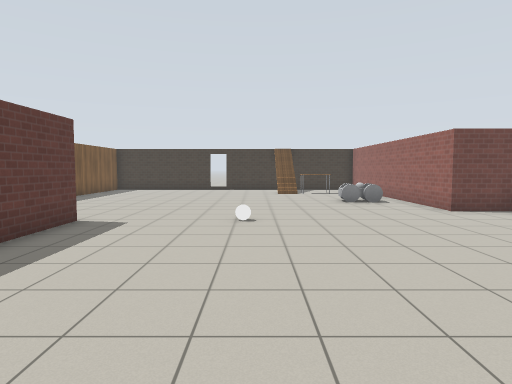
[1] (above)

21 first-person views from a walk through a world built for the Gazebo simulator. The camera is 1.3 m above the floor, tilts 4° down and sees 75° across. The lines on the ground mark 1 m squares. The floor is counted in squares, 1 m on a side. Each view is taken from the middle of a square. On the plan, view 1 faces up. The plan holds only what a view shows up to about 14 squares ahead; the rest is blank. Gazebo's built-in surfaces are drawn with simple patterns. Some surface patterns are stand-ins.

[2]
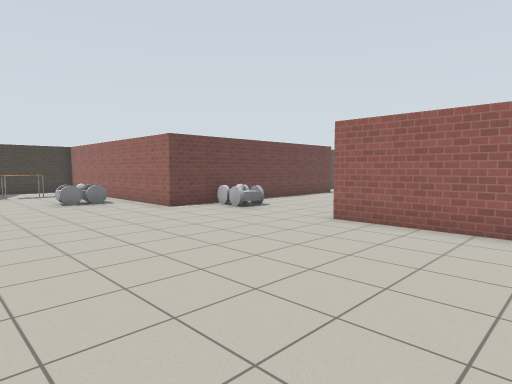

[3]
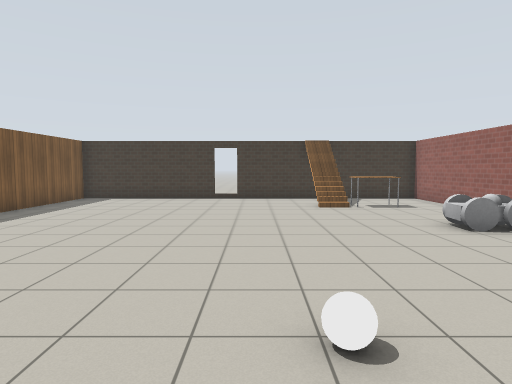

[4]
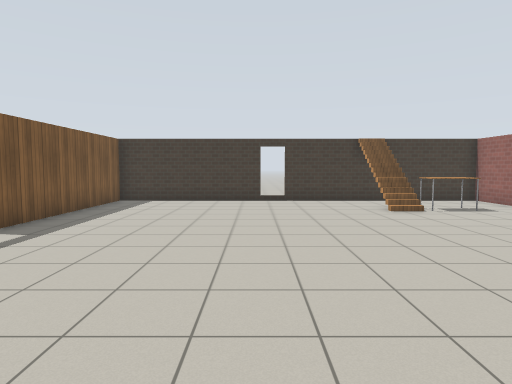

[5]
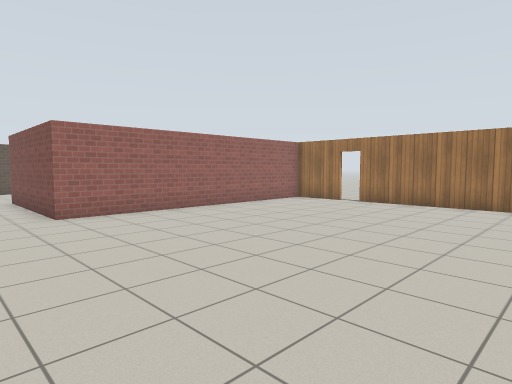

[6]
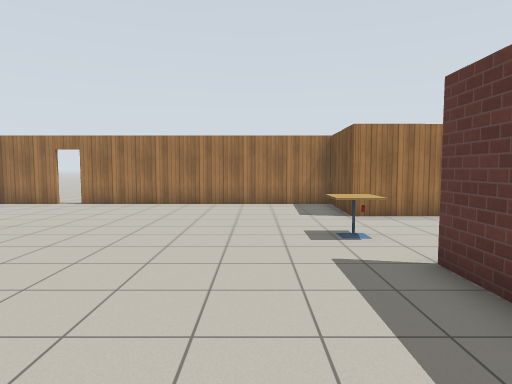

[7]
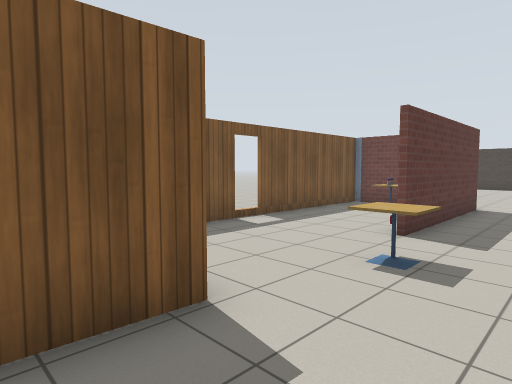

[8]
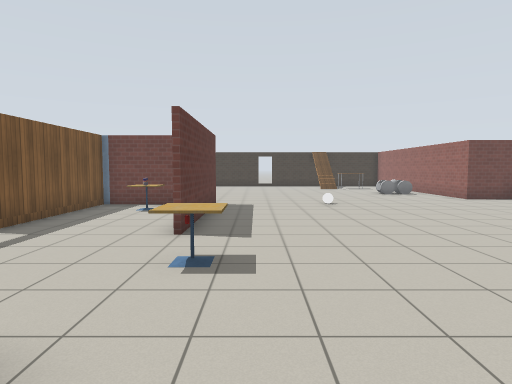

[9]
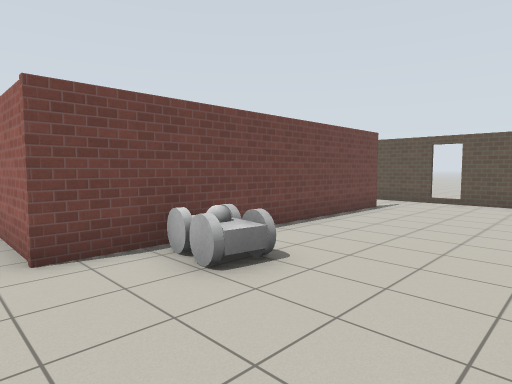

[10]
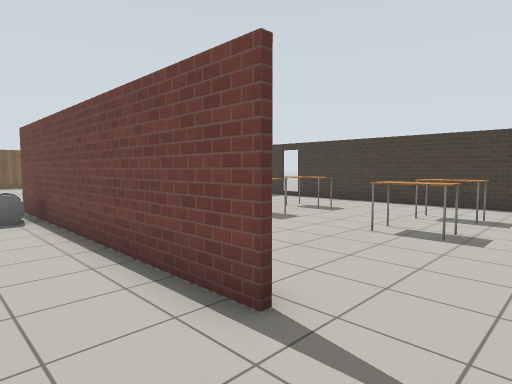

[11]
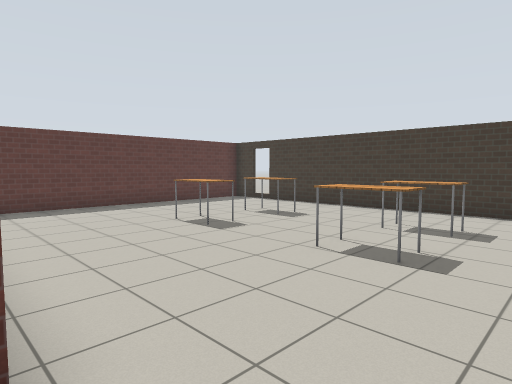

[12]
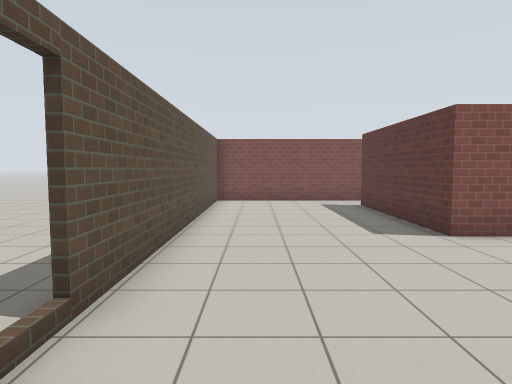

[13]
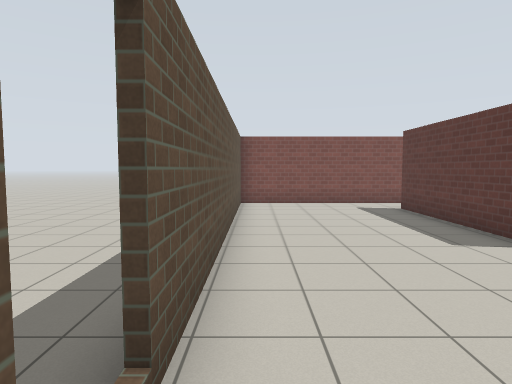

[14]
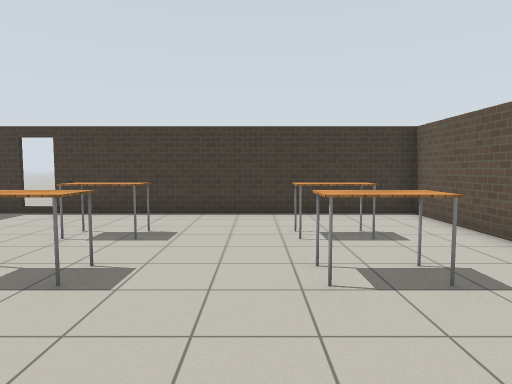

[15]
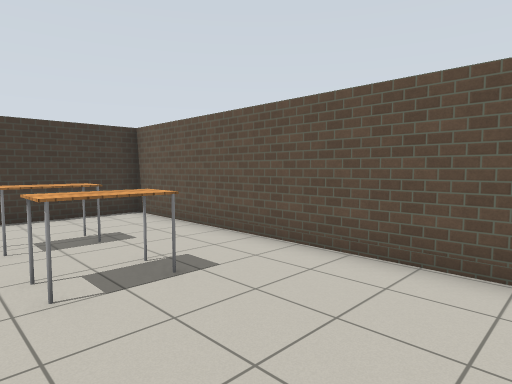

[16]
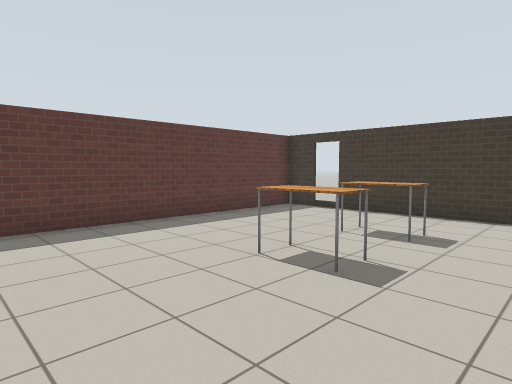

[17]
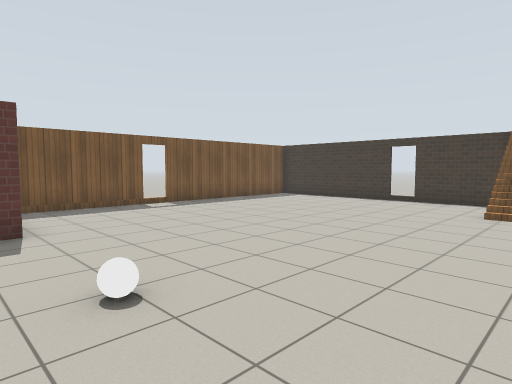

[18]
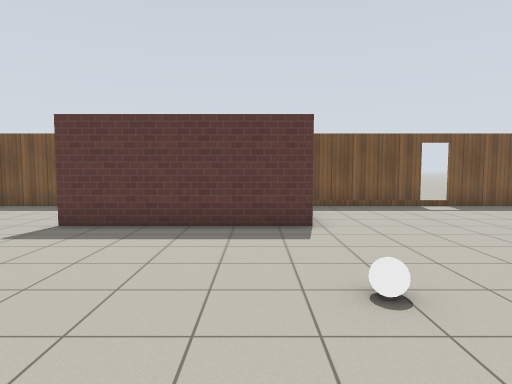

[19]
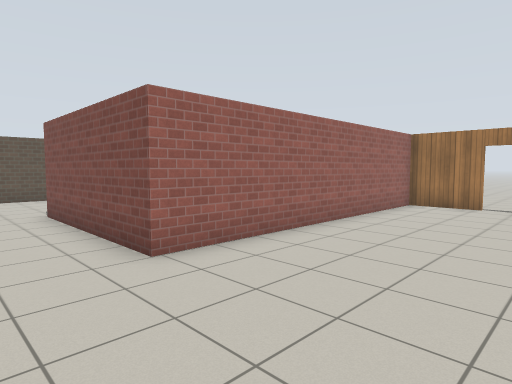

[20]
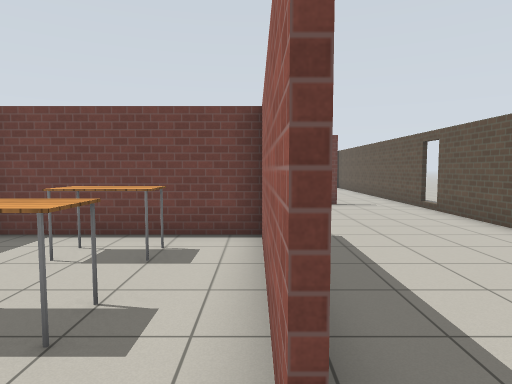

[21]
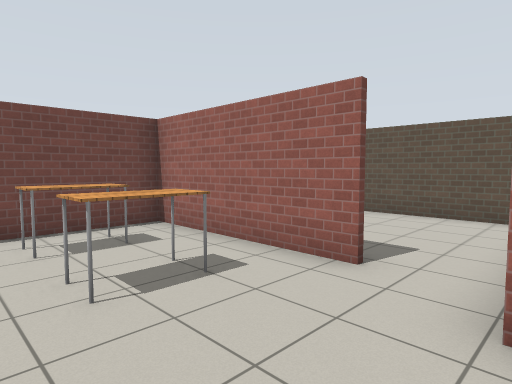

### Floor plan
Points are (right, up) in squares from view 1. A wall is a line through its corners. A room is listed if a view was taken in it or the views show most of it. See-through windows are left out.
Room 1 (views 1, 2, 3, 4, 5, 6, 7, 8, 9, 10, 11, 12, 13, 17, 18, 19)
walls: (-4.5, 8.4) (-4.5, 2.5); (-6, 8.1) (-8.6, 8.1); (5.3, -5.2) (7.5, -5.2) (7.5, 4.7) (13.3, 4.7) (13.3, -0.9); (-7.1, -2.1) (-4.6, -2.1) (-4.8, -5.2) (4.5, -5.2); (6.1, 20.6) (-8.6, 20.6) (-8.6, -2); (16, 10.1) (6, 10.1) (6, 20.7); (13.4, -2.6) (18.6, -2.6) (18.6, 11.6)
ways out: opening at (17, 10.7) to room 2; opening at (13, -1.5) to room 3; open door at (5, -5); gap at (-9, 2.5); gap at (-9, 14); gap at (-2.5, 21); gap at (19, 8)
objects: other object (-7, 6) to (-6, 7); other object (-7, 7); other object (-6, 6); cafe table (-4, 0) to (-4, 1); white ball (0, 8); stairs (2, 18) to (2, 20); table (3, 17) to (4, 18); other object (4, 13) to (5, 14); other object (8, 8) to (8, 9)
Room 2 (views 14, 15, 16)
walls: (6.1, 20.7) (6.1, 11.4); (18.6, 11.6) (18.6, 20.6) (6.1, 20.6)
ways out: opening at (17, 10.7) to room 1; gap at (7.5, 21)
objects: table (11, 15) to (12, 15); table (11, 17) to (12, 18); table (15, 15) to (16, 15); table (15, 17) to (16, 18)
Room 3 (views 20, 21)
walls: (13.1, -0.9) (13.1, 4.5) (7.9, 4.5); (12.4, -2.6) (13.4, -2.6)
ways out: opening at (13, -1.5) to room 1
objects: table (10, 1) to (11, 1); table (10, 3) to (11, 3)

Where each view was taken, in squares from view 1:
view 1: 0 up, 0 right, facing up
view 2: 0 up, 0 right, facing up-right
view 3: 6 up, 1 left, facing up
view 4: 7 up, 3 left, facing up
view 5: 7 up, 2 left, facing down-right
view 6: 7 up, 2 left, facing down
view 7: 4 down, 2 left, facing up-left
view 8: 4 down, 3 left, facing up
view 9: 5 up, 5 right, facing up-right
view 10: 8 up, 18 right, facing up-left
view 11: 10 up, 18 right, facing up-left
view 12: 11 up, 17 right, facing down
view 13: 10 up, 18 right, facing down
view 14: 11 up, 14 right, facing up
view 15: 11 up, 14 right, facing up-right
view 16: 11 up, 14 right, facing up-left
view 17: 7 up, 3 right, facing up-left
view 18: 7 up, 3 right, facing left
view 19: 7 up, 3 right, facing down-right
view 20: 2 down, 13 right, facing up
view 21: 3 down, 9 right, facing up-right
